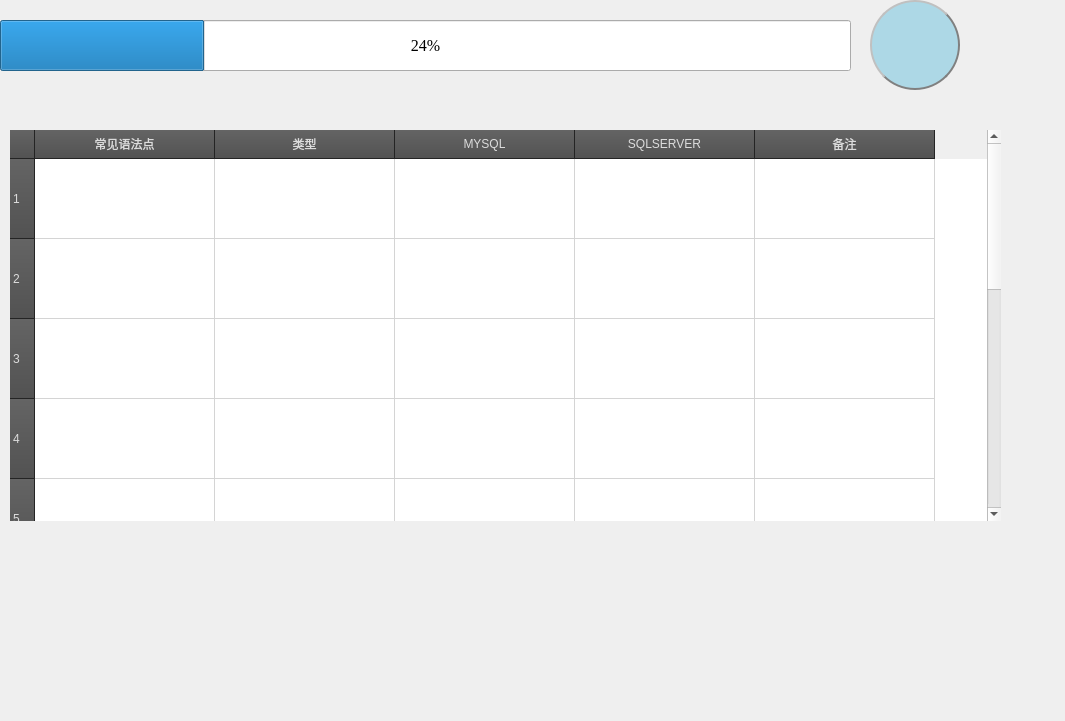
          <widget class="QWidget" name="page_2">
           <property name="geometry">
            <rect>
             <x>0</x>
             <y>0</y>
             <width>1065</width>
             <height>721</height>
            </rect>
           </property>
           <attribute name="label">
            <string>语法</string>
           </attribute>
           <widget class="QProgressBar" name="progressBar_9">
            <property name="geometry">
             <rect>
              <x>0</x>
              <y>20</y>
              <width>851</width>
              <height>51</height>
             </rect>
            </property>
            <property name="font">
             <font>
              <family>Times New Roman</family>
              <pointsize>12</pointsize>
             </font>
            </property>
            <property name="value">
             <number>24</number>
            </property>
           </widget>
           <widget class="QPushButton" name="pushButton_6">
            <property name="geometry">
             <rect>
              <x>870</x>
              <y>0</y>
              <width>90</width>
              <height>90</height>
             </rect>
            </property>
            <property name="minimumSize">
             <size>
              <width>90</width>
              <height>90</height>
             </size>
            </property>
            <property name="maximumSize">
             <size>
              <width>90</width>
              <height>90</height>
             </size>
            </property>
            <property name="styleSheet">
             <string notr="true">QPushButton
{
	background-color: lightblue;
	border:2px groove gray;
	border-radius:45px;
	padding:2px 4px;border-style: outset;
	background-image: url(:/pic/save.jpg)
}
QPushButton:hover
{
	background-color:lightgreen; 
	color: black;
}
QPushButton:pressed
{
	background-color:red;
	border-style: inset;
}</string>
            </property>
            <property name="text">
             <string/>
            </property>
           </widget>
           <widget class="QTableWidget" name="tableWidget">
            <property name="geometry">
             <rect>
              <x>10</x>
              <y>130</y>
              <width>991</width>
              <height>391</height>
             </rect>
            </property>
            <property name="styleSheet">
             <string notr="true">QTableWidget::item
{
	color:black;
}
QTableWidget::item:hover
{
	background-color:rgb(92,188,227,200)
}
QTableWidget::item:selected
{
	background-color:#1B89A1
}
QHeaderView::section,QTableCornerButton:section
{ 
    padding:3px; 
    margin:0px; 
    color:#DCDCDC;  
    border:1px solid #242424;
    border-left-width:0px;
	border-right-width:1px; 
	border-top-width:0px; 
	border-bottom-width:1px;		                background:qlineargradient(spread:pad,x1:0,y1:0,x2:0,y2:1,stop:0 #646464,stop:1 #525252); 
}
QTableWidget{background-color:white;border:none;}
</string>
            </property>
            <attribute name="horizontalHeaderDefaultSectionSize">
             <number>180</number>
            </attribute>
            <attribute name="verticalHeaderDefaultSectionSize">
             <number>80</number>
            </attribute>
            <row>
             <property name="text">
              <string>1</string>
             </property>
            </row>
            <row>
             <property name="text">
              <string>2</string>
             </property>
            </row>
            <row>
             <property name="text">
              <string>3</string>
             </property>
            </row>
            <row>
             <property name="text">
              <string>4</string>
             </property>
            </row>
            <row>
             <property name="text">
              <string>5</string>
             </property>
            </row>
            <row>
             <property name="text">
              <string>6</string>
             </property>
            </row>
            <row>
             <property name="text">
              <string>7</string>
             </property>
            </row>
            <row>
             <property name="text">
              <string>8</string>
             </property>
            </row>
            <row>
             <property name="text">
              <string>9</string>
             </property>
            </row>
            <row>
             <property name="text">
              <string>10</string>
             </property>
            </row>
            <column>
             <property name="text">
              <string>常见语法点</string>
             </property>
            </column>
            <column>
             <property name="text">
              <string>类型</string>
             </property>
            </column>
            <column>
             <property name="text">
              <string>MYSQL</string>
             </property>
            </column>
            <column>
             <property name="text">
              <string>SQLSERVER</string>
             </property>
            </column>
            <column>
             <property name="text">
              <string>备注</string>
             </property>
            </column>
            <item row="0" column="0">
             <property name="text">
              <string/>
             </property>
            </item>
           </widget>
          </widget>
